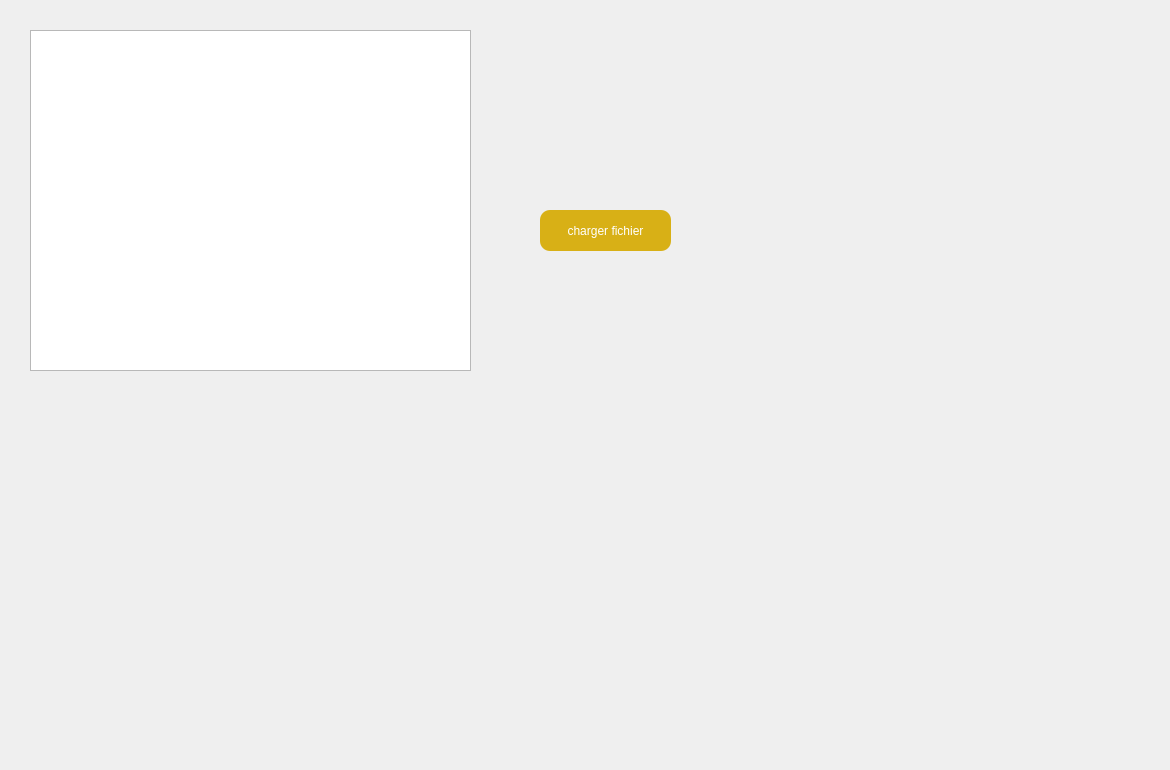
          <widget class="QWidget" name="tab_29">
           <attribute name="title">
            <string>files</string>
           </attribute>
           <widget class="QPushButton" name="SelectFileButton_2">
            <property name="geometry">
             <rect>
              <x>540</x>
              <y>210</y>
              <width>131</width>
              <height>41</height>
             </rect>
            </property>
            <property name="styleSheet">
             <string notr="true">color: rgb(255, 255, 255);
background-color:  QLinearGradient(x1: 0, y1: 0, x2: 0, y2: 1, stop: 0#D8B016, stop: 1 #D8B016);
 border-radius: 10;</string>
            </property>
            <property name="text">
             <string>charger fichier</string>
            </property>
           </widget>
           <widget class="QTextEdit" name="textEdit_2">
            <property name="geometry">
             <rect>
              <x>30</x>
              <y>30</y>
              <width>441</width>
              <height>341</height>
             </rect>
            </property>
           </widget>
           <widget class="QLabel" name="graph_10">
            <property name="geometry">
             <rect>
              <x>10</x>
              <y>0</y>
              <width>1151</width>
              <height>761</height>
             </rect>
            </property>
            <property name="text">
             <string/>
            </property>
            <property name="pixmap">
             <pixmap>../../../Downloads/Untitled-1 copy.png</pixmap>
            </property>
           </widget>
           <widget class="QLabel" name="graph_20">
            <property name="geometry">
             <rect>
              <x>0</x>
              <y>0</y>
              <width>1151</width>
              <height>761</height>
             </rect>
            </property>
            <property name="text">
             <string/>
            </property>
            <property name="pixmap">
             <pixmap>../../../Downloads/Untitled-1 copy.png</pixmap>
            </property>
           </widget>
           <zorder>graph_20</zorder>
           <zorder>graph_10</zorder>
           <zorder>SelectFileButton_2</zorder>
           <zorder>textEdit_2</zorder>
          </widget>
